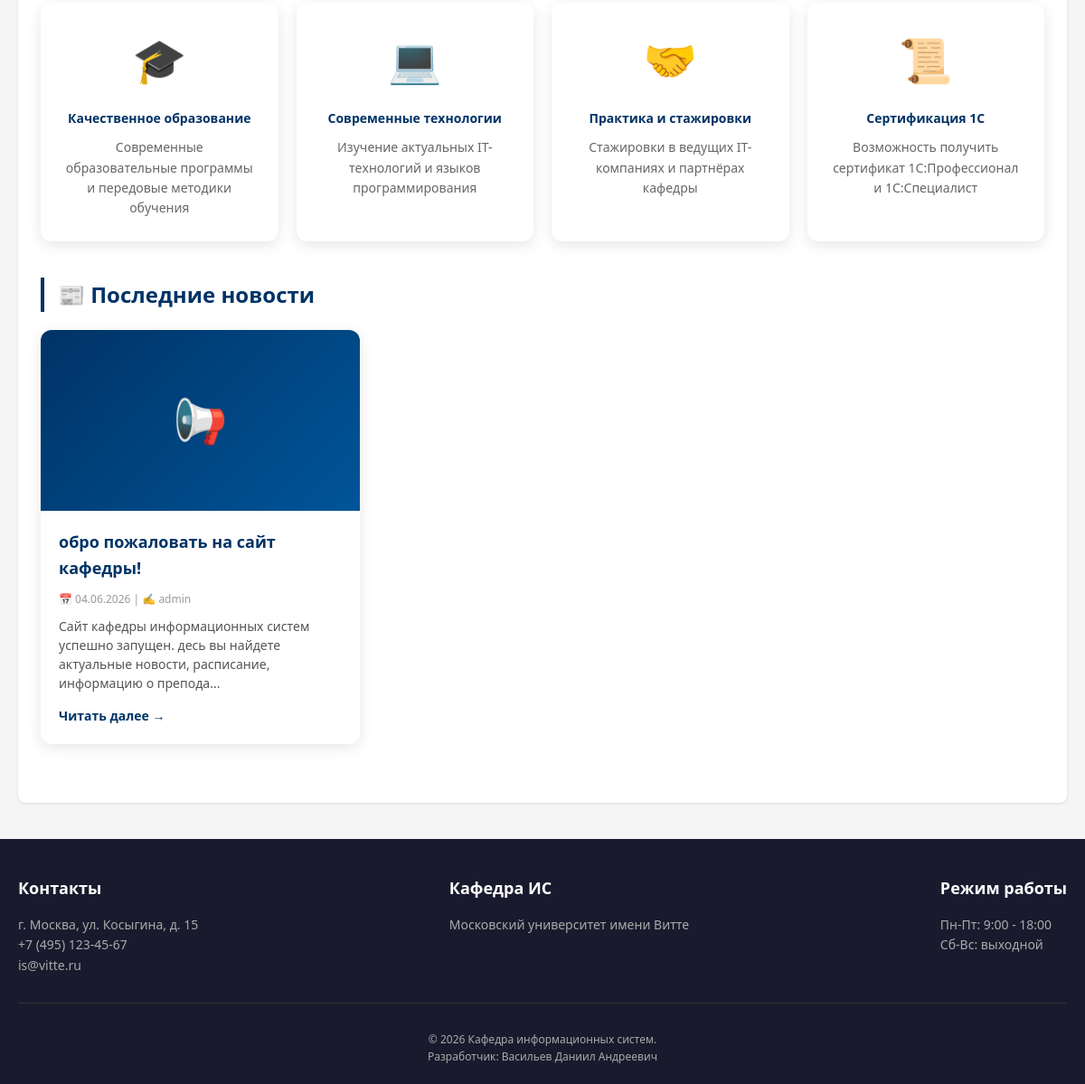
/ (lower part), run on an earlier commit of the app's database.
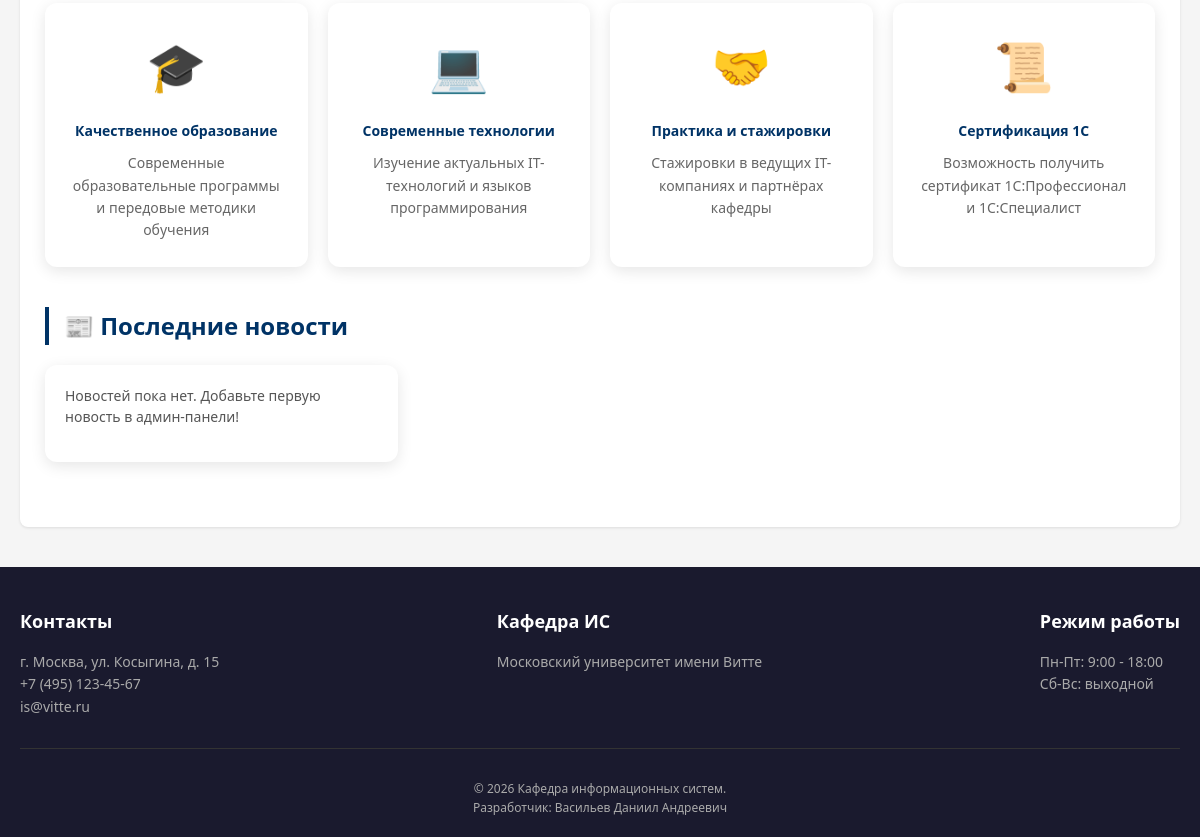
And on a later commit of the database.
### app/models.py (models this page shows, shortened)
class News(db.Model):
    __tablename__ = 'news'
    id = db.Column(db.Integer, primary_key=True)
    title = db.Column(db.String(200), nullable=False)
    content = db.Column(db.Text, nullable=False)
    image_url = db.Column(db.String(300))
    created_at = db.Column(db.DateTime, default=datetime.utcnow)
    author_id = db.Column(db.Integer, db.ForeignKey('users.id'))
    author = db.relationship('User', backref='news')

class User(UserMixin, db.Model):
    __tablename__ = 'users'
    id = db.Column(db.Integer, primary_key=True)
    username = db.Column(db.String(80), unique=True, nullable=False)
    email = db.Column(db.String(120), unique=True, nullable=False)
    password_hash = db.Column(db.String(128), nullable=False)
    role = db.Column(db.String(20), default='student')
    created_at = db.Column(db.DateTime, default=datetime.utcnow)

### app/main/routes.py (the view)
@bp.route('/')
def index():
    breadcrumb_title = None
    news = News.query.order_by(News.created_at.desc()).limit(5).all()
    return render_template('index.html', breadcrumb_title=breadcrumb_title, news=news)

### app/__init__.py (called while the page is built)
def create_app():
    app = Flask(__name__)
    app.config.from_object(Config)
    db.init_app(app)
    migrate.init_app(app, db)
    login_manager.init_app(app)
    @app.context_processor
    def inject_user():
        from app.models import Notification
        unread_count = 0
        if current_user.is_authenticated:
            unread_count = Notification.query.filter_by(user_id=current_user.id, is_read=False).count()
        return dict(current_user=current_user, unread_notifications=unread_count)
    from app.main import bp as main_bp
    app.register_blueprint(main_bp)
    from app.auth import bp as auth_bp
    app.register_blueprint(auth_bp, url_prefix='/auth')
    return app

### app/templates/index.html (shortened to what this page needs)
{% extends "base.html" %}
{% block content %}
<div class="features">
    <div class="feature">
        <div class="feature-icon">🎓</div>
        <h4>Качественное образование</h4>
        <p>Современные образовательные программы и передовые методики обучения</p>
    </div>
    <div class="feature">
        <div class="feature-icon">💻</div>
        <h4>Современные технологии</h4>
        <p>Изучение актуальных IT-технологий и языков программирования</p>
    </div>
    <div class="feature">
        <div class="feature-icon">🤝</div>
        <h4>Практика и стажировки</h4>
        <p>Стажировки в ведущих IT-компаниях и партнёрах кафедры</p>
    </div>
    <div class="feature">
        <div class="feature-icon">📜</div>
        <h4>Сертификация 1С</h4>
        <p>Возможность получить сертификат 1С:Профессионал и 1С:Специалист</p>
    </div>
</div>
<div class="news-section">
    <h3>📰 Последние новости</h3>
    <div class="news-grid">
        {% if news %}
            {% for item in news %}
            <div class="news-card">
                <div class="news-image">
                    {% if item.image_url %}
                        <img src="{{ item.image_url }}" style="width: 100%; height: 100%; object-fit: cover;">
                    {% else %}
                        📢
                    {% endif %}
                </div>
                <div class="news-content">
                    <div class="news-title">{{ item.title }}</div>
                    <div class="news-date">📅 {{ item.created_at.strftime('%d.%m.%Y') }} | ✍️ {{ item.author.username if item.author else 'Администратор' }}</div>
                    <div class="news-text">{{ item.content[:120] }}{% if item.content|length > 120 %}...{% endif %}</div>
                    <a href="{{ url_for('main.news_detail', news_id=item.id) }}" class="news-link">Читать далее →</a>
                </div>
            </div>
            {% endfor %}
        {% else %}
            <div class="news-card">
                <div class="news-content">
                    <div class="news-text">Новостей пока нет. Добавьте первую новость в админ-панели!</div>
                </div>
            </div>
        {% endif %}
    </div>
</div>
{% endblock %}

What changed in the data, as far as the page shows it:
removed News: title "обро пожаловать на сайт кафедры!", created_at "04.06.2026", author "admin", content "Сайт кафедры информационных систем успешно запущен. десь вы найдете актуальные новости, расписание, информацию о препода"
Also different on the page:
text now shown: "Новостей пока нет. Добавьте первую новость в админ-панели!"
